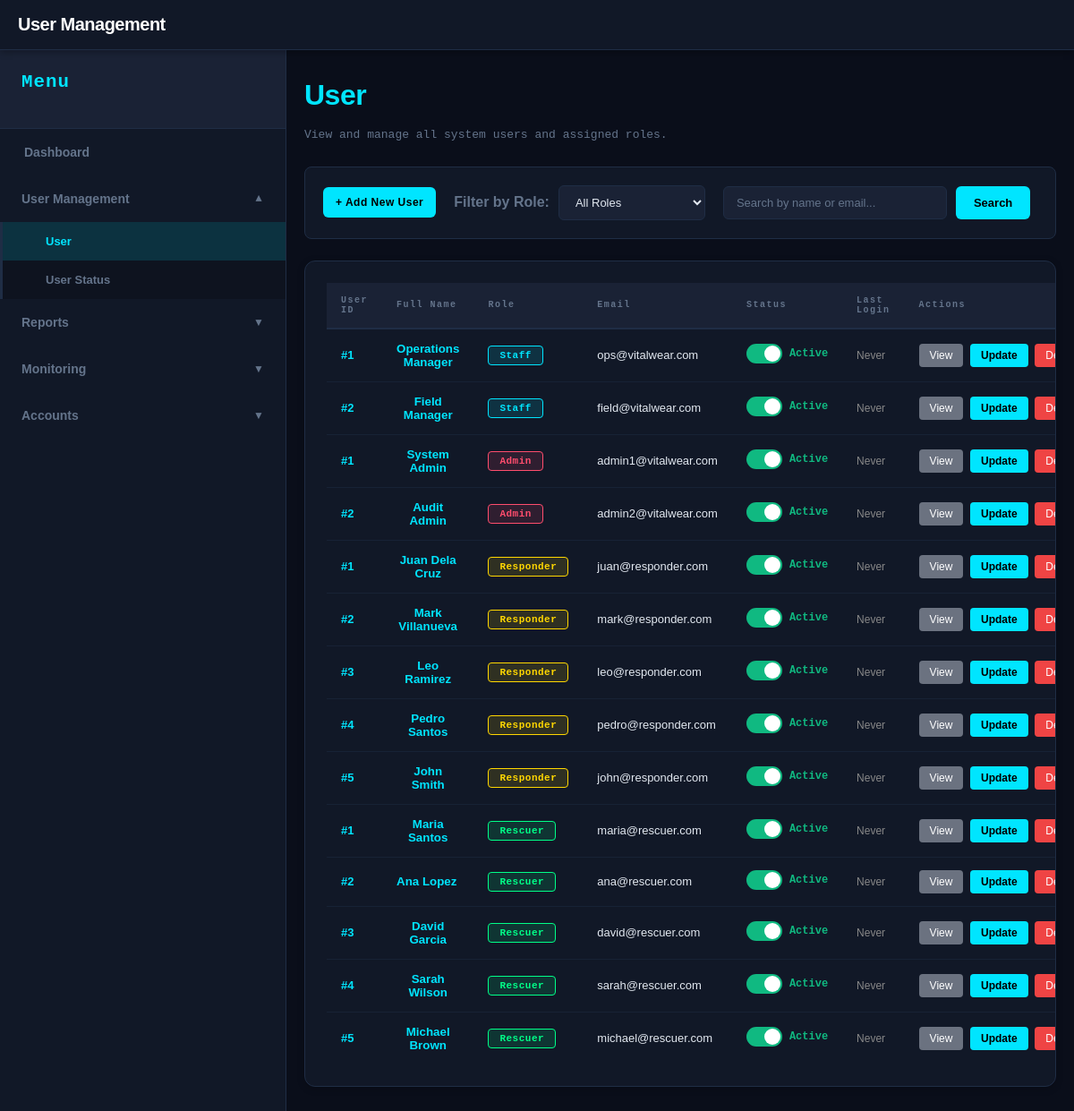
The page /public/pages/users.php on the database its author committed.
### tables this page shows
CREATE TABLE IF NOT EXISTS management (
    mgmt_id INT PRIMARY KEY AUTO_INCREMENT,
    mgmt_name VARCHAR(100) NOT NULL,
    mgmt_email VARCHAR(100) UNIQUE NOT NULL,
    mgmt_password VARCHAR(255) NOT NULL,
    created_at TIMESTAMP DEFAULT CURRENT_TIMESTAMP
);

CREATE TABLE IF NOT EXISTS responder (
    resp_id INT PRIMARY KEY AUTO_INCREMENT,
    resp_name VARCHAR(100) NOT NULL,
    resp_email VARCHAR(100) UNIQUE NOT NULL,
    resp_password VARCHAR(255) NOT NULL,
    resp_contact VARCHAR(20),
    created_at TIMESTAMP DEFAULT CURRENT_TIMESTAMP
);

CREATE TABLE IF NOT EXISTS rescuer (
    resc_id INT PRIMARY KEY AUTO_INCREMENT,
    resc_name VARCHAR(100) NOT NULL,
    resc_email VARCHAR(100) UNIQUE NOT NULL,
    resc_password VARCHAR(255) NOT NULL,
    resc_contact VARCHAR(20),
    created_at TIMESTAMP DEFAULT CURRENT_TIMESTAMP
);

### api/auth/queries.php (called while the page is built, shortened)
<?php
function getAllUsers(PDO $pdo, string $search = '', string $roleFilter = ''): array {
    $users = [];
    try {
        if (empty($roleFilter) || $roleFilter === 'staff') {
            $sql = "SELECT mgmt_id as id, mgmt_email as email, mgmt_password as password, 'staff' as role, mgmt_name as name, 'active' as status
                    FROM management WHERE 1=1";
            $params = [];
            $stmt = $pdo->prepare($sql);
            $stmt->execute($params);
            $users = array_merge($users, $stmt->fetchAll(PDO::FETCH_ASSOC));
        }
        if (empty($roleFilter) || $roleFilter === 'admin') {
            $sql = "SELECT admin_id as id, admin_email as email, admin_password as password, 'admin' as role, admin_name as name, 'active' as status
                    FROM admin WHERE 1=1";
            $params = [];
            $stmt = $pdo->prepare($sql);
            $stmt->execute($params);
            $users = array_merge($users, $stmt->fetchAll(PDO::FETCH_ASSOC));
        }
        if (empty($roleFilter) || $roleFilter === 'responder') {
            $sql = "SELECT resp_id as id, resp_email as email, resp_password as password, 'responder' as role, resp_name as name, 'active' as status
                    FROM responder WHERE 1=1";
            $params = [];
            $stmt = $pdo->prepare($sql);
            $stmt->execute($params);
            $users = array_merge($users, $stmt->fetchAll(PDO::FETCH_ASSOC));
        }
        if (empty($roleFilter) || $roleFilter === 'rescuer') {
            $sql = "SELECT resc_id as id, resc_email as email, resc_password as password, 'rescuer' as role, resc_name as name, 'active' as status
                    FROM rescuer WHERE 1=1";
            $params = [];
            $stmt = $pdo->prepare($sql);
            $stmt->execute($params);
            $users = array_merge($users, $stmt->fetchAll(PDO::FETCH_ASSOC));
        }
    } catch (Exception $e) {
        error_log("Error fetching users: " . $e->getMessage());
    }
    return $users;
}
function getRoleColor(string $role): string {
    $colors = [
        'admin' => '#ff4d6d',
        'staff' => '#00e5ff',
        'responder' => '#ffd700',
        'rescuer' => '#00ff88'
    ];
    return $colors[$role] ?? '#888';
}
function getLastLoginDisplay(?string $lastLogin): string {
    if (empty($lastLogin)) {
        return 'Never';
    }
}
?>

### public/pages/users.php (the view, shortened to what this page needs)
<!DOCTYPE html>
<html lang="en">
<head>
    <link rel="stylesheet" href="../css/vitalwear.css">
</head>
<body>
    <nav class="navbar-top">
        <h2 class="navbar-brand">User Management</h2>
    </nav>
    <div class="page-wrapper">
        <aside class="sidebar">
            <div class="sidebar-header">
                <h5 class="sidebar-title">Menu</h5>
            </div>
            <nav class="sidebar-nav">
                <a class="nav-link" href="index.php">Dashboard</a>
                <div class="nav-group">
                    <button class="nav-group-toggle">User Management <span class="dropdown-arrow">▼</span></button>
                    <div class="nav-group-items">
                        <a class="nav-link active" href="users.php">User</a>
                        <a class="nav-link" href="user_status.php">User Status</a>
                    </div>
                </div>
                <div class="nav-group">
                    <button class="nav-group-toggle">Reports <span class="dropdown-arrow">▼</span></button>
                </div>
                <div class="nav-group">
                    <button class="nav-group-toggle">Monitoring <span class="dropdown-arrow">▼</span></button>
                </div>
                <div class="nav-group">
                    <button class="nav-group-toggle">Accounts <span class="dropdown-arrow">▼</span></button>
                </div>
            </nav>
        </aside>
        <main class="main-content">
            <div style="padding: 32px 20px; max-width: 1400px; margin: 0 auto; width: 100%;">
                <h1>User</h1>
                <p>View and manage all system users and assigned roles.</p>
                <div class="controls-section">
                    <div class="controls-row">
                        <button type="button" class="btn btn-primary" onclick="openAddUserModal()">+ Add New User</button>
                        <div class="filter-group">
                            <label for="roleFilter">Filter by Role:</label>
                            <select id="roleFilter" class="filter-select" onchange="filterByRole()">
                                <option value="">All Roles</option>
                            </select>
                        </div>
                        <form id="searchForm" class="search-form">
                            <input type="text" id="searchInput" placeholder="Search by name or email..." class="search-input">
                            <button type="submit" class="search-button">Search</button>
                        </form>
                    </div>
                </div>
                <?php
                require_once __DIR__ . '/../../api/auth/config.php';
                require_once __DIR__ . '/../../api/auth/queries.php';
                $search = $_GET['search'] ?? '';
                $roleFilter = $_GET['role'] ?? '';
                $users = getAllUsers($pdo, $search, $roleFilter);
                ?>
                <div class="card" style="margin-top: 24px;">
                    <div class="card-body">
                        <table class="table">
                            <thead>
                                <tr>
                                    <th>User ID</th>
                                    <th>Full Name</th>
                                    <th>Role</th>
                                    <th>Email</th>
                                    <th>Status</th>
                                    <th>Last Login</th>
                                    <th>Actions</th>
                                </tr>
                            </thead>
                            <tbody>
                                <?php if (empty($users)): ?>
                                    <tr>
                                        <td colspan="7" style="text-align: center; padding: 20px; color: #888;">No users found.</td>
                                    </tr>
                                <?php else: ?>
                                    <?php foreach ($users as $user): ?>
                                        <tr class="user-row" data-user-id="<?php echo htmlspecialchars($user['id']); ?>">
                                            <td style="font-weight: 600; color: #00e5ff;">#<?php echo htmlspecialchars($user['id']); ?></td>
                                            <td>
                                                <button class="link-button" onclick="viewUserDetails(<?php echo $user['id']; ?>, '<?php echo htmlspecialchars($user['email']); ?>', '<?php echo htmlspecialchars($user['role']); ?>', '<?php echo htmlspecialchars($user['name'] ?? ''); ?>', '<?php echo htmlspecialchars($user['status'] ?? 'active'); ?>')">
                                                    <?php echo htmlspecialchars($user['name'] ?? 'N/A'); ?>
                                                </button>
                                            </td>
                                            <td>
                                                <span class="role-badge" style="background: <?php echo getRoleColor($user['role']); ?>20; color: <?php echo getRoleColor($user['role']); ?>; padding: 4px 12px; border-radius: 4px; font-weight: 600; text-transform: capitalize;">
                                                    <?php echo htmlspecialchars($user['role']); ?>
                                                </span>
                                            </td>
                                            <td><?php echo htmlspecialchars($user['email']); ?></td>
                                            <td>
                                                <label class="status-toggle">
                                                    <span class="toggle-slider"></span>
                                                    <span class="status-text"></span>
                                                </label>
                                            </td>
                                            <td style="color: #888; font-size: 12px;">
                                                <?php echo getLastLoginDisplay($user['last_login'] ?? null); ?>
                                            </td>
                                            <td style="white-space: nowrap;">
                                                <button type="button" style="background: #6b7280; color: white; border: none; padding: 6px 12px; border-radius: 4px; cursor: pointer; margin-right: 4px; font-size: 12px;" onclick="viewUserDetails(<?php echo $user['id']; ?>, '<?php echo htmlspecialchars($user['email']); ?>', '<?php echo htmlspecialchars($user['role']); ?>', '<?php echo htmlspecialchars($user['name'] ?? ''); ?>', '<?php echo htmlspecialchars($user['status'] ?? 'active'); ?>')">View</button>
                                                <button type="button" style="background: #00e5ff; color: black; border: none; padding: 6px 12px; border-radius: 4px; cursor: pointer; margin-right: 4px; font-size: 12px; font-weight: bold;" onclick="editUser(<?php echo $user['id']; ?>, '<?php echo htmlspecialchars($user['email']); ?>', '<?php echo htmlspecialchars($user['role']); ?>', '<?php echo htmlspecialchars($user['name'] ?? ''); ?>')">Update</button>
                                                <button type="button" style="background: #ef4444; color: white; border: none; padding: 6px 12px; border-radius: 4px; cursor: pointer; font-size: 12px;" onclick="deleteUser(<?php echo $user['id']; ?>, '<?php echo htmlspecialchars($user['role']); ?>')">Delete</button>
                                            </td>
                                        </tr>
                                    <?php endforeach; ?>
                                <?php endif; ?>
                            </tbody>
                        </table>
                    </div>
                </div>
            </div>
        </main>
    </div>
</body>
</html>

### public/pages/users.php (style rules this page uses)
.controls-section { background: var(--surface); border: 1px solid var(--border); border-radius: 8px; padding: 20px; margin-top: 20px; margin-bottom: 20px; }
.controls-row { display: flex; gap: 20px; align-items: center; flex-wrap: wrap; }
.filter-group { display: flex; align-items: center; gap: 10px; }
.filter-group label { color: var(--muted); font-weight: 600; white-space: nowrap; }
.filter-select { padding: 10px 14px; border: 1px solid var(--border); border-radius: 6px; background: var(--surface2); color: var(--text); cursor: pointer; font-size: 13px; font-family: 'Syne', sans-serif; }
.search-form { display: flex; gap: 10px; }
.search-input { padding: 10px 14px; border: 1px solid var(--border); border-radius: 6px; background: var(--surface2); color: var(--text); font-size: 13px; font-family: 'Syne', sans-serif; min-width: 250px; }
.search-input::placeholder { color: var(--muted); }
.search-button { padding: 10px 20px; background: var(--accent); color: #000; border: none; border-radius: 6px; cursor: pointer; font-weight: 700; font-family: 'Syne', sans-serif; font-size: 13px; transition: all 0.2s ease; }
.link-button { background: none; border: none; color: var(--accent); cursor: pointer; text-decoration: none; font-weight: 600; padding: 0; font-family: 'Syne', sans-serif; }
.status-toggle { display: inline-flex; align-items: center; cursor: pointer; position: relative; }
.toggle-slider { display: inline-block; width: 40px; height: 22px; background: var(--border); border-radius: 11px; margin-right: 8px; transition: background 0.3s ease; position: relative; }
.toggle-slider::before { content: ''; position: absolute; width: 18px; height: 18px; background: #fff; border-radius: 50%; top: 2px; left: 2px; transition: left 0.3s ease; }
.status-checkbox:checked + .toggle-slider { background: var(--success); }
.status-checkbox:checked + .toggle-slider::before { left: 20px; }
.status-text { font-size: 12px; font-weight: 600; color: var(--muted); font-family: 'Space Mono', monospace; }
.status-checkbox:checked ~ .status-text::after { content: 'Active'; color: var(--success); }
.role-badge { display: inline-block; padding: 6px 14px; border-radius: 6px; font-size: 11px; font-weight: 700; letter-spacing: 0.5px; font-family: 'Space Mono', monospace; text-transform: uppercase; border: 1px solid; }

### rows shown on the page
management: mgmt_id "1", mgmt_name "Operations Manager", role "Staff", mgmt_email "ops@vitalwear.com", last_login "Never"
management: mgmt_id "2", mgmt_name "Field Manager", role "Staff", mgmt_email "field@vitalwear.com", last_login "Never"
responder: resp_id "1", resp_name "Juan Dela Cruz", role "Responder", resp_email "juan@responder.com", last_login "Never"
responder: resp_id "2", resp_name "Mark Villanueva", role "Responder", resp_email "mark@responder.com", last_login "Never"
responder: resp_id "3", resp_name "Leo Ramirez", role "Responder", resp_email "leo@responder.com", last_login "Never"
responder: resp_id "4", resp_name "Pedro Santos", role "Responder", resp_email "pedro@responder.com", last_login "Never"
responder: resp_id "5", resp_name "John Smith", role "Responder", resp_email "john@responder.com", last_login "Never"
rescuer: resc_id "1", resc_name "Maria Santos", role "Rescuer", resc_email "maria@rescuer.com", last_login "Never"
rescuer: resc_id "2", resc_name "Ana Lopez", role "Rescuer", resc_email "ana@rescuer.com", last_login "Never"
rescuer: resc_id "3", resc_name "David Garcia", role "Rescuer", resc_email "david@rescuer.com", last_login "Never"
rescuer: resc_id "4", resc_name "Sarah Wilson", role "Rescuer", resc_email "sarah@rescuer.com", last_login "Never"
rescuer: resc_id "5", resc_name "Michael Brown", role "Rescuer", resc_email "michael@rescuer.com", last_login "Never"

### other values the page prints
$user['id'] "1"
$user['name'] "System Admin"
$user['role'] "Admin"
$user['email'] "admin1@vitalwear.com"
getLastLoginDisplay($user['last_login'] ?? null) "Never"
$user['id'] "2"
$user['name'] "Audit Admin"
$user['email'] "admin2@vitalwear.com"
